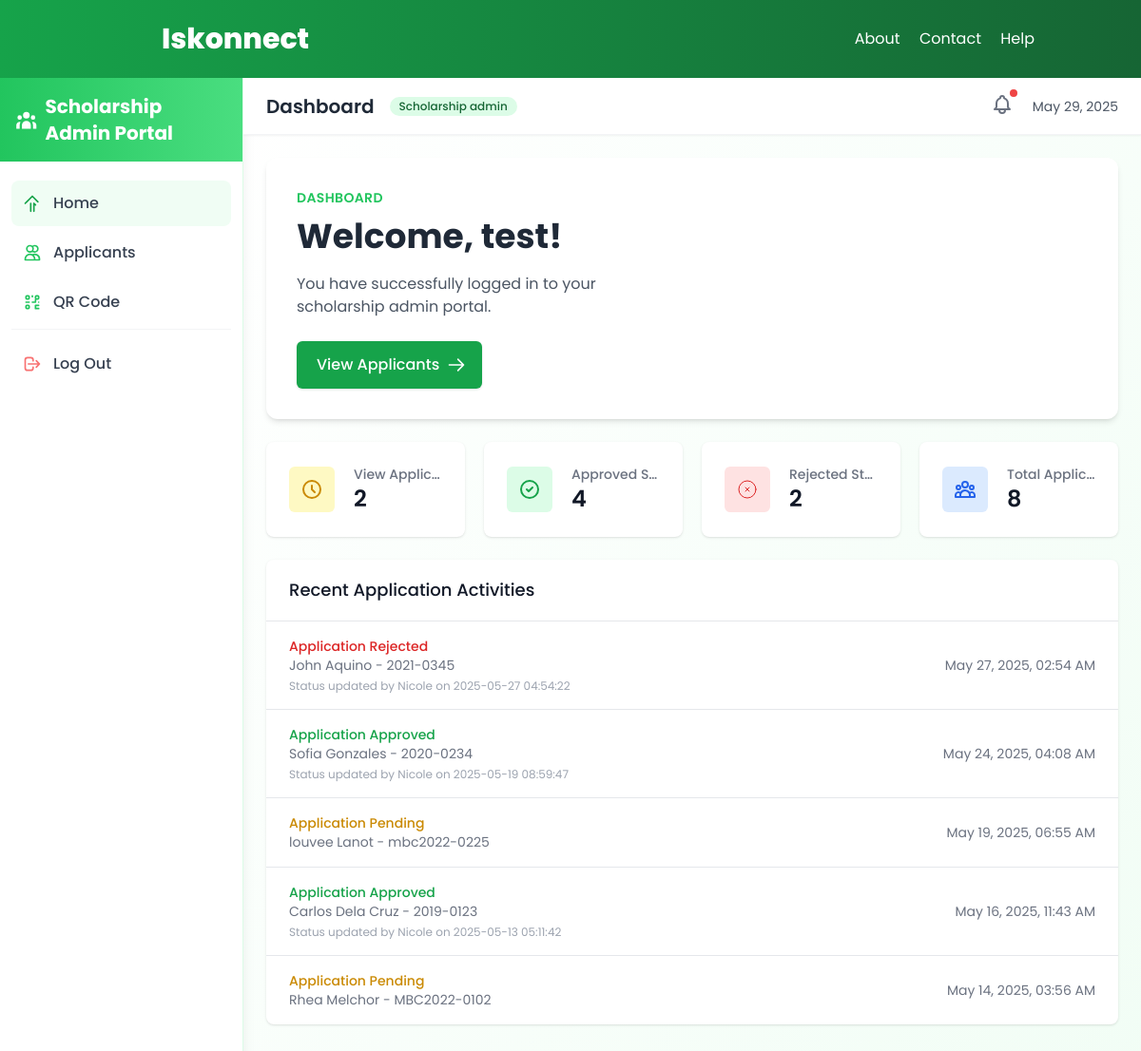
The app's page /ched/dashboard.php (signed in) with its own data.
### tables this page shows
CREATE TABLE `students` (
  `id` int(11) NOT NULL,
  `scholarship_type` varchar(50) DEFAULT NULL,
  `last_name` varchar(100) DEFAULT NULL,
  `first_name` varchar(100) DEFAULT NULL,
  `middle_name` varchar(100) DEFAULT NULL,
  `course_yr` varchar(50) DEFAULT NULL,
  `civil_status` varchar(50) DEFAULT NULL,
  `photo` varchar(255) DEFAULT NULL,
  `gender` varchar(10) DEFAULT NULL,
  `date_of_birth` date DEFAULT NULL,
  `place_of_birth` varchar(100) DEFAULT NULL,
  `student_id` varchar(50) DEFAULT NULL,
  `address` varchar(255) DEFAULT NULL,
  `residence_type` varchar(50) DEFAULT NULL,
  `guardian_name` varchar(100) DEFAULT NULL,
  `telephone` varchar(50) DEFAULT NULL,
  `religion` varchar(50) DEFAULT NULL,
  `existing_scholarship` varchar(100) DEFAULT NULL,
  `mobile` varchar(50) DEFAULT NULL,
  `email` varchar(100) DEFAULT NULL,
  `is_pwd` varchar(5) DEFAULT NULL,
  `disability_type` varchar(100) DEFAULT NULL,
  `parent_status` varchar(50) DEFAULT NULL,
  `father_name` varchar(100) DEFAULT NULL,
  `father_age` int(3) DEFAULT NULL,
  `father_address` varchar(255) DEFAULT NULL,
  `father_tel` varchar(50) DEFAULT NULL,
  `father_mobile` varchar(50) DEFAULT NULL,
  `father_email` varchar(100) DEFAULT NULL,
  `father_occupation` varchar(100) DEFAULT NULL,
  `father_company` varchar(100) DEFAULT NULL,
  `father_income` decimal(10,2) DEFAULT NULL,
  `father_years_service` int(3) DEFAULT NULL,
  `father_education` varchar(100) DEFAULT NULL,
  `father_school` varchar(100) DEFAULT NULL,
  `father_unemployment_reason` text DEFAULT NULL,
  `mother_name` varchar(100) DEFAULT NULL,
  `mother_age` int(3) DEFAULT NULL,
  `mother_address` varchar(255) DEFAULT NULL,
  `mother_tel` varchar(50) DEFAULT NULL,
  `mother_mobile` varchar(50) DEFAULT NULL,
  `mother_email` varchar(100) DEFAULT NULL,
  `mother_occupation` varchar(100) DEFAULT NULL,
  `mother_company` varchar(100) DEFAULT NULL,
  `mother_income` decimal(10,2) DEFAULT NULL,
  `mother_years_service` int(3) DEFAULT NULL,
  `mother_education` varchar(100) DEFAULT NULL,
  `mother_school` varchar(100) DEFAULT NULL,
  `mother_unemployment_reason` text DEFAULT NULL,
  `working_siblings` int(3) DEFAULT NULL,
  `studying_siblings` int(3) DEFAULT NULL,
  `total_siblings` int(3) DEFAULT NULL,
  `house_rental` decimal(10,2) DEFAULT NULL,
  `food_grocery` decimal(10,2) DEFAULT NULL,
  `car_loan` decimal(10,2) DEFAULT NULL,
  `other_loan` decimal(10,2) DEFAULT NULL,
  `school_bus` decimal(10,2) DEFAULT NULL,
  `transportation` decimal(10,2) DEFAULT NULL,
  `education_plan` decimal(10,2) DEFAULT NULL,
  `insurance_policy` decimal(10,2) DEFAULT NULL,
  `health_insurance` decimal(10,2) DEFAULT NULL,
  `govt_loans` decimal(10,2) DEFAULT NULL,
  `clothing` decimal(10,2) DEFAULT NULL,
  `utilities` decimal(10,2) DEFAULT NULL,
  `communication` decimal(10,2) DEFAULT NULL,
  `helper_count` int(3) DEFAULT NULL,
  `helper_expense` decimal(10,2) DEFAULT NULL,
  `driver_count` int(3) DEFAULT NULL,
  `driver_expense` decimal(10,2) DEFAULT NULL,
  `medicines` decimal(10,2) DEFAULT NULL,
  `doctors_fee` decimal(10,2) DEFAULT NULL,
  `hospitalization` decimal(10,2) DEFAULT NULL,
  `recreation` decimal(10,2) DEFAULT NULL,
  `other_monthly_expenses` decimal(10,2) DEFAULT NULL,
  `total_monthly_expenses` decimal(10,2) DEFAULT NULL,
  `annual_monthly_expenses` decimal(10,2) DEFAULT NULL,
  `tuition` decimal(10,2) DEFAULT NULL,
  `withholding_tax` decimal(10,2) DEFAULT NULL,
  `govt_contributions` decimal(10,2) DEFAULT NULL,
  `other_annual_expenses` decimal(10,2) DEFAULT NULL,
  `annual_expenses_subtotal` decimal(10,2) DEFAULT NULL,
  `total_annual_expenses` decimal(10,2) DEFAULT NULL,
  `parents_annual_pay` decimal(10,2) DEFAULT NULL,
  `siblings_annual_pay` decimal(10,2) DEFAULT NULL,
  `business_income` decimal(10,2) DEFAULT NULL,
  `land_rental_income` decimal(10,2) DEFAULT NULL,
  `property_rental_income` decimal(10,2) DEFAULT NULL,
  `pension_income` decimal(10,2) DEFAULT NULL,
  `commission_income` decimal(10,2) DEFAULT NULL,
  `relative_support` decimal(10,2) DEFAULT NULL,
  `bank_deposits` decimal(10,2) DEFAULT NULL,
  `other_income` decimal(10,2) DEFAULT NULL,
  `total_annual_income` decimal(10,2) DEFAULT NULL,
  `secondary_school` varchar(100) DEFAULT NULL,
  `school_location` varchar(100) DEFAULT NULL,
  `year_graduated` varchar(20) DEFAULT NULL,
  `general_average` varchar(20) DEFAULT NULL,
  `honors_awards` text DEFAULT NULL,
  `reference1_name` varchar(100) DEFAULT NULL,
  `reference1_relationship` varchar(50) DEFAULT NULL,
  `reference1_contact` varchar(50) DEFAULT NULL,
  `reference2_name` varchar(100) DEFAULT NULL,
  `reference2_relationship` varchar(50) DEFAULT NULL,
  `reference2_contact` varchar(50) DEFAULT NULL,
  `req_photo` tinyint(1) DEFAULT 0,
  `req_itr` tinyint(1) DEFAULT 0,
  `req_ofw` tinyint(1) DEFAULT 0,
  `req_grades` tinyint(1) DEFAULT 0,
  `req_moral` tinyint(1) DEFAULT 0,
  `req_letter` tinyint(1) DEFAULT 0,
  `req_schedule` tinyint(1) DEFAULT 0,
  `office_received` varchar(100) DEFAULT NULL,
  `office_screened` varchar(100) DEFAULT NULL,
  `office_remarks` text DEFAULT NULL,
  `status` varchar(20) DEFAULT 'Pending',
  `created_at` timestamp NOT NULL DEFAULT current_timestamp(),
  `updated_at` timestamp NOT NULL DEFAULT current_timestamp() ON UPDATE current_timestamp(),
  `batch_number` varchar(50) DEFAULT NULL,
  `batch_date` date DEFAULT NULL,
  `processed_by` varchar(100) DEFAULT NULL
);

### ched/dashboard.php (the view, shortened to what the rows shown need)
<?php
include '../components/conn.php';
$username = $_SESSION['username'];
?>
<?php include '../components/header.php'; ?>
<link rel="stylesheet" href="https://cdnjs.cloudflare.com/ajax/libs/animate.css/4.1.1/animate.min.css" />
<div class="flex h-screen bg-white overflow-hidden">
    <div class="w-64 bg-white border-r border-green-100 flex flex-col shadow-lg z-10 relative">
        <div class="p-4 mb-2 bg-gradient-to-r from-green-500 to-green-400 text-white">
            <div class="flex items-center justify-center">
                <h1 class="text-xl font-bold">Scholarship Admin Portal</h1>
            </div>
        </div>
    </div>
    <div class="flex-1 overflow-y-auto bg-gradient-to-br from-white to-green-50 relative">
        <div class="bg-white shadow-sm border-b border-gray-100 px-6 py-3 flex items-center justify-between sticky top-0 z-10">
            <div class="flex items-center">
                <h2 class="text-xl font-semibold text-gray-800">Dashboard</h2>
            </div>
        </div>
        <div class="p-6 animate__animated animate__fadeIn">
            <div class="bg-white rounded-xl shadow-md overflow-hidden transition-all duration-300 hover:shadow-lg">
                <div class="flex flex-col md:flex-row">
                    <div class="md:w-1/2 p-8">
                        <h1 class="mt-2 text-4xl font-bold text-gray-800 leading-tight">Welcome, <?php echo $username; ?>!</h1>
                    </div>
                </div>
            </div>
            <div class="mt-6">
                <div class="bg-white shadow rounded-lg">
                    <div class="divide-y divide-gray-200">
                        <?php
                        $recent_query = "SELECT s.*, DATE_FORMAT(s.updated_at, '%M %d, %Y, %h:%i %p') as formatted_date
                                        FROM students s
                                        WHERE s.updated_at IS NOT NULL
                                        ORDER BY s.updated_at DESC LIMIT 5";
                        $recent_result = mysqli_query($conn, $recent_query);
                        if (mysqli_num_rows($recent_result) > 0) {
                            while ($row = mysqli_fetch_assoc($recent_result)) {
                                $status_color = "";
                                $status_text = "";
                                switch ($row['status']) {
                                    case 'Approved':
                                        $status_color = "text-green-600";
                                        $status_text = "Application Approved";
                                        break;
                                    case 'Rejected':
                                        $status_color = "text-red-600";
                                        $status_text = "Application Rejected";
                                        break;
                                    case 'Pending':
                                        $status_color = "text-yellow-600";
                                        $status_text = "Application Pending";
                                        break;
                                }
                                ?>
                                <div class="px-4 py-4 sm:px-6 hover:bg-gray-50">
                                    <div class="flex items-center">
                                        <div class="min-w-0 flex-1">
                                            <p class="text-sm font-medium <?php echo $status_color; ?> truncate"><?php echo $status_text; ?></p>
                                            <p class="text-sm text-gray-500">
                                                <?php echo htmlspecialchars($row['first_name'] . ' ' . $row['last_name']); ?> -
                                                <?php echo htmlspecialchars($row['student_id']); ?>
                                            </p>
                                            <?php if (!empty($row['office_remarks'])): ?>
                                                <p class="text-xs text-gray-400 mt-1"><?php echo htmlspecialchars($row['office_remarks']); ?></p>
                                            <?php endif; ?>
                                        </div>
                                        <div class="ml-4 flex-shrink-0">
                                            <p class="text-sm text-gray-500"><?php echo $row['formatted_date']; ?></p>
                                        </div>
                                    </div>
                                </div>
                                <?php
                            }
                        } else {
                            echo '<div class="px-4 py-5 text-center text-gray-500">No recent activities found</div>';
                        }
                        ?>
                    </div>
                </div>
            </div>
        </div>
    </div>
</div>
<?php include '../components/footer.php'; ?>

### records on screen
students: status "Application Rejected", first_name+last_name "John Aquino", student "2021-0345", office_remarks "Status updated by Nicole on 2025-05-27 04:54:22", formatted_date "May 27, 2025, 02:54 AM"
students: status "Application Approved", first_name+last_name "Sofia Gonzales", student "2020-0234", office_remarks "Status updated by Nicole on 2025-05-19 08:59:47", formatted_date "May 24, 2025, 04:08 AM"
students: status "Application Pending", first_name+last_name "louvee Lanot", student "mbc2022-0225", formatted_date "May 19, 2025, 06:55 AM"
students: status "Application Approved", first_name+last_name "Carlos Dela Cruz", student "2019-0123", office_remarks "Status updated by Nicole on 2025-05-13 05:11:42", formatted_date "May 16, 2025, 11:43 AM"
students: status "Application Pending", first_name+last_name "Rhea Melchor", student "MBC2022-0102", formatted_date "May 14, 2025, 03:56 AM"

### other values on screen
$username "test"
$pending_count "2"
$approved_count "4"
$rejected_count "2"
$total_count "8"
